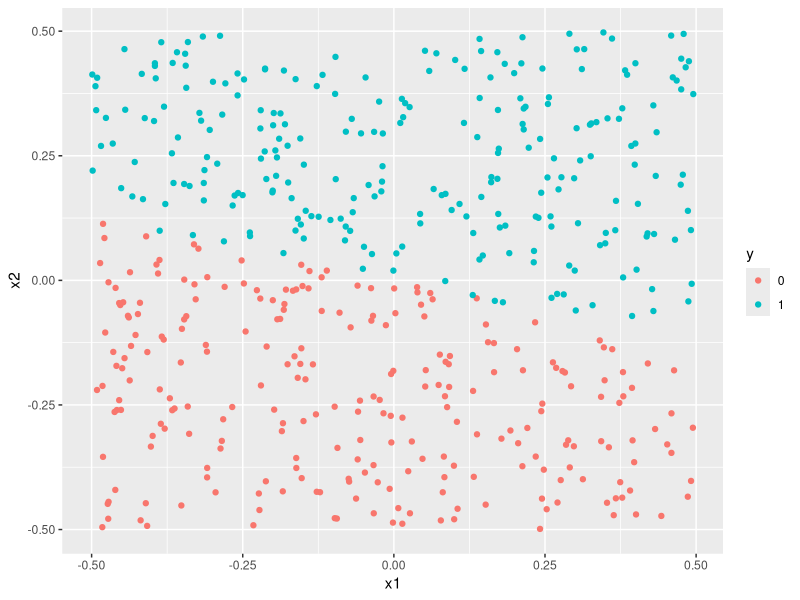

Write R code to recreate this figure.
## ---- chunk 1
knitr::opts_chunk$set(echo = TRUE)
library(e1071)
library(dplyr)
library(ggplot2)
## ---- chunk 2
set.seed(1970)
x1 = runif(500)-0.5
x2 = runif(500)-0.5
y = 1*(0.25*x1+x2 > 0)
dat = data.frame(x1=x1, x2=x2, y=as.factor(y))

dat %>% ggplot(aes(x1, x2))+ geom_point(aes(color = y))
## ---- chunk 3
set.seed(1970)
train = sample(nrow(dat), nrow(dat)*.75)

cost = c(0.001, 0.01, 0.1, 1, 10, 100, 1000)

comp.train = function(c){
  fit = tune(svm, y~., data = dat[train,], kernel = "linear", cost = c)
  misclass = c(fit$performances$error, sum(fit$best.model$fitted != dat$y[train]))
  return(misclass)
}
compare.table.train = sapply(cost, comp.train) %>% t()

data.frame(cost = cost, train.cv.error = compare.table.train[,1], train.dat.misclass = compare.table.train[,2]) 
## ---- chunk 4
comp.test = function(c){
  fit = svm(y~., data = dat[train,], kernel = "linear", cost = c)
  pred = predict(fit, dat[-train,])
  misclass = sum(pred != dat$y[-train])
  return(misclass)
}
compare.table.test = sapply(cost, comp.test)

data.frame(cost = cost, test.dat.misclass = compare.table.test)
